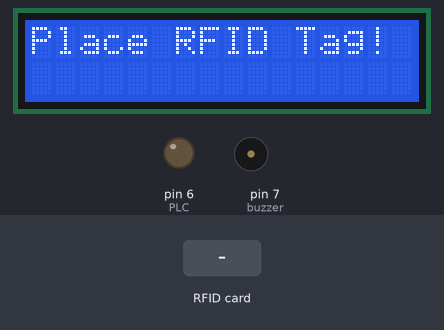
The sketch below on a simulated Arduino Uno, built with avr-gcc and run on an emulated ATmega328P. Parts: 16×2 character LCD, output pins drawn as LEDs (lit = HIGH), buzzer (waves = sounding, pin HIGH). Inputs (shaded band) come from the test bench. Pins used as bus, display or sensor lines are not drawn.

Above: at 3.3 s.
3.4 s: RFID card 39 39 13 53 49 held to the reader
At 3.8 s:
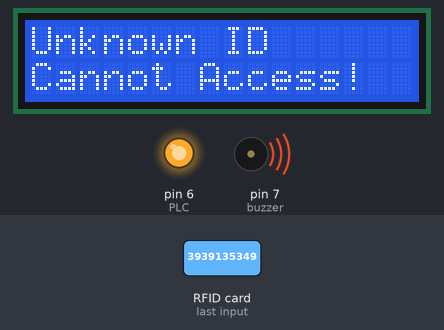
6.4 s: RFID card 5E 7A 19 C4 held to the reader
At 9.1 s:
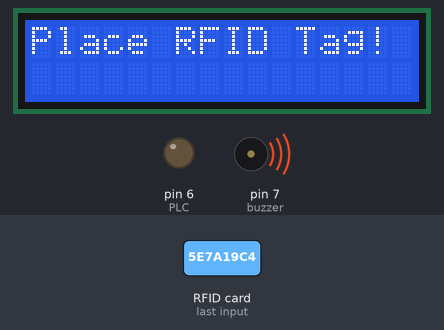
Timing chart, 0 to 10.6 s (numbered marks = the images above; inputs shaded):
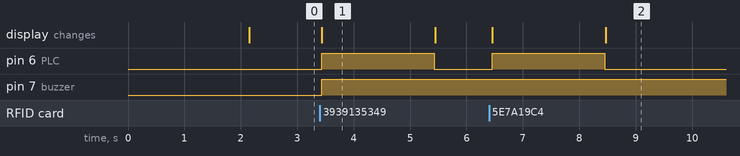

Measured:
- after the input at 3.4 s, pin 6 (PLC): LOW → HIGH at once, → LOW 2.0 s later; pin 7 (buzzer): LOW → HIGH at once; the display: changes at once (image 1)
- after the input at 6.4 s, pin 6 (PLC): LOW → HIGH after 0.05 s, → LOW 2.0 s later; the display: first changes after 0.05 s (image 2 shows a later state)
- what the display in image 1 shows lasts 2.0 s, from 3.4 s to 5.4 s

The sketch:

Auto_Door_Lock_using_RFID.ino
```cpp
#include <LiquidCrystal_I2C.h>
LiquidCrystal_I2C lcd(0x27, 16, 2);
#include <RFID.h> //library RFID
#include <SPI.h> //library serial parallel interface

#define sda 10 //Pin Serialdata (SDA)
#define rst 9 //pin Reset
#define PLC 6
#define buzzer 7
RFID rfid(sda,rst);

String tag_card = "3939135349";
String tag_biru = "7171170110234";

void setup() {
  lcd.begin();
  lcd.setCursor(0,0);
  lcd.print("RFID Reader");
  lcd.setCursor(0,1);
  lcd.print("Ready!");
  SPI.begin(); //Prosedur antarmuka SPI
  rfid.init(); //Memulai inialisasi module RFID
  delay(2000);
  lcd.clear();
//  Serial.begin(9600);
  pinMode(PLC, OUTPUT);
  pinMode(buzzer, OUTPUT);
  lcd.print("Place RFID Tag!");
}

void loop(){

  if(rfid.isCard()){
    if(rfid.readCardSerial()){
      String new_card = String(rfid.serNum[1]) + String(rfid.serNum[1]) + String(rfid.serNum[2]) + String(rfid.serNum[3]) + String(rfid.serNum[4]);
      lcd.clear();

      if(new_card==tag_card){
        lcd.setCursor(0,0);
        lcd.print("Welcome");
        lcd.setCursor(0,1);
        lcd.print("home!");
        digitalWrite(PLC, HIGH);
      }
//      else if(new_card==tag_biru){
//        lcd.setCursor(0,0);
//        lcd.print("Welcome");
//        lcd.setCursor(0,1);
//        lcd.print("User 2");
//        digitalWrite(PLC, HIGH);
//      }
      else{
        lcd.setCursor(0,0);
        lcd.print("Unknown ID");
        lcd.setCursor(0,1);
        lcd.print("Cannot Access!");
        digitalWrite(PLC, HIGH);
        digitalWrite(buzzer, HIGH);

      }
      delay(2000);
      digitalWrite(PLC, LOW);
      digitalWrite(buzzer, HIGH);
      lcd.clear();
      lcd.print("Place RFID Tag!");
    }
  }
}
```
